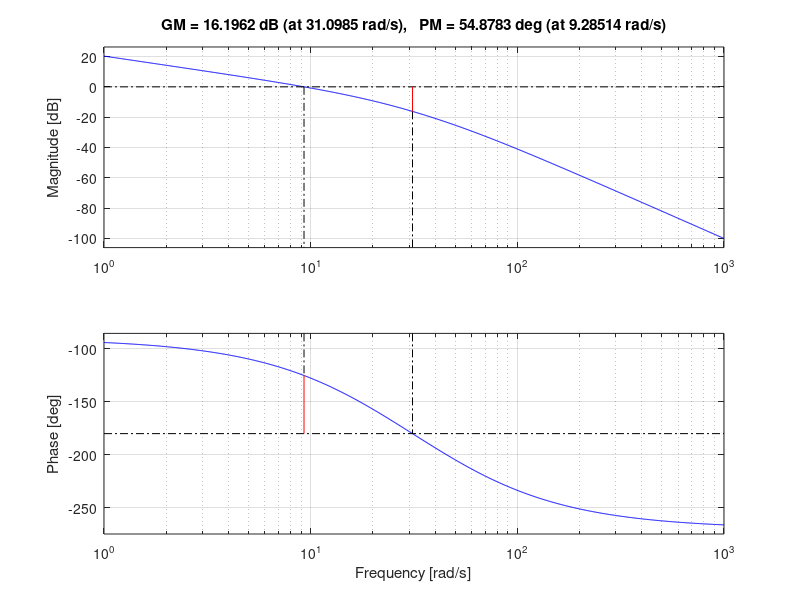

The MATLAB source for this figure: (Note: this script raises an error after producing the figure.)
clear; clc; close all;

[~,~]=mkdir('imagens');

addpath(genpath('dados'))

%% Propriedades da planta

R1 = 100e3; % [Ohm]
R2 = 10e3;  % [Ohm]
R3 = 100e3; % [Ohm]
R4 = 220e3; % [Ohm]
R5 = 100e3; % [Ohm]
R6 = 470e3; % [Ohm]
R7 = 1e6;   % [Ohm]

C1 = 0.1e-6; % [F]
C2 = 0.1e-6; % [F]
C3 = 0.1e-6; % [F]

%% Função de transferência
s = tf('s');

G1 = -R2/R1;
G2 = -R4/(R3 + R3*R4*C1*s);
G3 = -R6/(R5 + R5*R6*C2*s);
G4 = -1/(s*R7*C3);

G2 = minreal(G2);
G3 = minreal(G3);
G4 = minreal(G4);

G = G1 * G2 * G3 * G4;
G = minreal(G);

%% Análises

margin(G);
saveas(gcf, strcat('imagens/', 'Bode de Ganho e de Fase', '.png'));

t=0:1e-3:4; %[s]
f=1;    % [Hz]
u=(square(2*pi*f*t)+1)/2;   % [V]

y1 = G1*u;
y2 = lsim(G1*G2, u, t);
y3 = lsim(G1*G2*G3, u, t);
y4 = lsim(G, u, t);

plot_voltage_time(y1, t, 'Amplificador 1');
plot_voltage_time(y2, t, 'Amplificador 2');
plot_voltage_time(y3, t, 'Amplificador 3');
plot_voltage_time(y4, t, 'Amplificador 4');

%% Experimento

load('y.mat');

plot_voltage_time(y1, t, 'Amplificador 1');
plot_voltage_time(y2, t, 'Amplificador 2');
plot_voltage_time(y3, t, 'Amplificador 3');
plot_voltage_time(y4, t, 'Amplificador 4');
